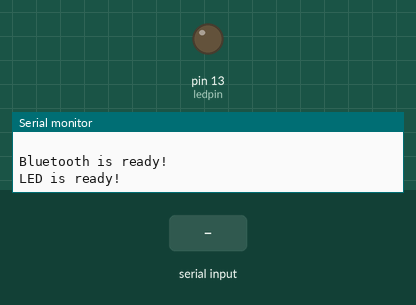
This sketch was run on a simulated Arduino Uno, built with avr-gcc and run on an emulated ATmega328P. On the bench: output pins drawn as LEDs (lit = HIGH), the last lines printed to the serial monitor. The inputs (shaded band) are chosen by the test bench.

Above: at 1.2 s.
1.3 s: "0" received over the second serial link
At 1.8 s:
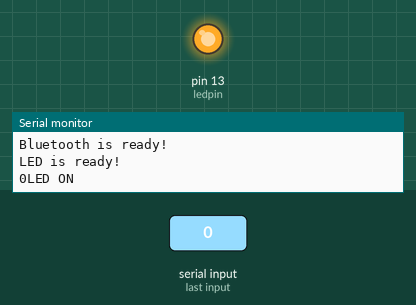
2.8 s: "1" received over the second serial link
Timing chart, 0 to 5.8 s (numbered marks = the images above; inputs shaded):
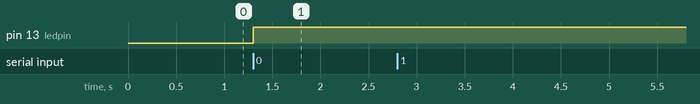

Measured:
- after the input at 1.3 s, pin 13 (ledpin): LOW → HIGH at once

The sketch:

BT_test4.ino
```cpp
#include <SoftwareSerial.h>   // 引用程式庫

// 定義連接藍牙模組的序列埠
SoftwareSerial BT(8, 9); // 接收腳, 傳送腳
char val;  // 儲存接收資料的變數
int flag = 1;
int ledpin= 13;

void setup() {

  Serial.begin(9600);   // 與電腦序列埠連線
  Serial.println(" ");
  Serial.println("Bluetooth is ready!");
  pinMode(ledpin,OUTPUT);
  Serial.println("LED is ready!");

  // 設定藍牙模組的連線速率
  // 如果是HC-05，請改成38400
  BT.begin(9600);
}

void loop() {
  // 若收到「序列埠監控視窗」的資料，則送到藍牙模組
  if (Serial.available()) {
    val = Serial.read();
    BT.print(val);
  }

  // 若收到藍牙模組的資料，則送到「序列埠監控視窗」
  if (BT.available()) {
    val = BT.read();
    Serial.print(val);

      if(val=='0')
      {
        if(flag == 1)
        {
           digitalWrite(ledpin, HIGH);   //on
           Serial.println("LED ON");
           delay(100);
        }
        if(flag == -1)
        {
           digitalWrite(ledpin, LOW);   //off
           Serial.println("LED OFF");
           delay(100);
        }


        flag=-flag;
      }
  }
}
```
